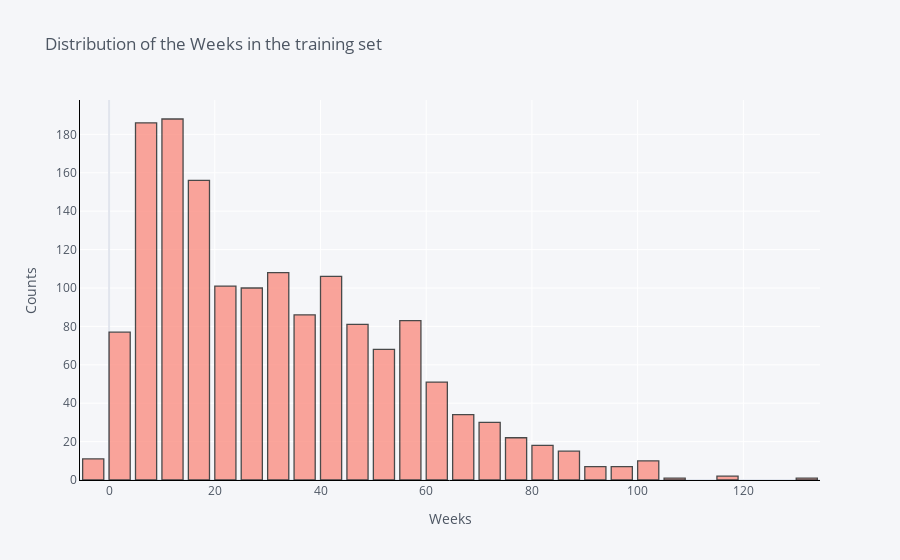

The notebook cell this image was saved under:
### Code cell
train_df['Weeks'].iplot(kind='hist',
                              xTitle='Weeks', 
                              yTitle='Counts',
                              linecolor='black', 
                              opacity=0.7,
                              color='#FB8072',
                              theme='pearl',
                              bargap=0.2,
                              gridcolor='white',
                              title='Distribution of the Weeks in the training set')

### Figure 1 — Plotly figure (JSON) as saved in the notebook; plotly's stock layout.template omitted (floating-point values rounded to 4 significant figures; data arrays with more than 128 entries replaced by an {"elided": "..."} marker saying what was removed)
{"data": [{"histfunc": "count", "histnorm": "", "marker": {"color": "rgba(251, 128, 114, 1.0)", "line": {"color": "#000000", "width": 1.3}}, "name": "Weeks", "opacity": 0.7, "orientation": "v", "x": {"elided": "1549 int values"}, "type": "histogram"}], "layout": {"bargap": 0.2, "barmode": "overlay", "legend": {"bgcolor": "#F5F6F9", "font": {"color": "#4D5663"}}, "paper_bgcolor": "#F5F6F9", "plot_bgcolor": "#F5F6F9", "title": {"font": {"color": "#4D5663"}, "text": "Distribution of the Weeks in the training set"}, "xaxis": {"gridcolor": "white", "linecolor": "black", "showgrid": true, "tickfont": {"color": "#4D5663"}, "title": {"font": {"color": "#4D5663"}, "text": "Weeks"}, "zerolinecolor": "#E1E5ED"}, "yaxis": {"gridcolor": "white", "linecolor": "black", "showgrid": true, "tickfont": {"color": "#4D5663"}, "title": {"font": {"color": "#4D5663"}, "text": "Counts"}, "zerolinecolor": "#E1E5ED"}}}
